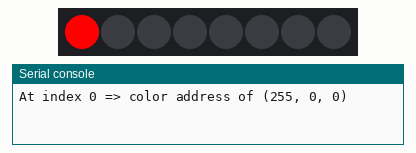
This program was run on a simulated ESP32 board running MicroPython. Shown: 8 RGB LEDs in strip order, left to right, the last lines printed to the serial console. At 105.0 s the program stops and its outputs stay as they are.

Above: at 0.1 s.
At 10.1 s:
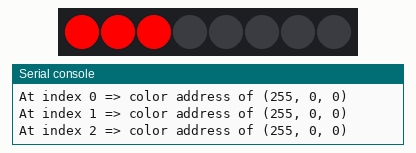
At 25.1 s:
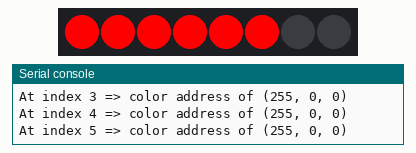
At 50.1 s:
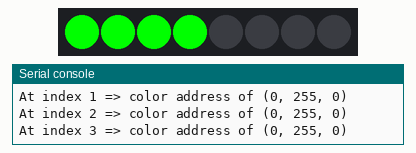
At 75.1 s:
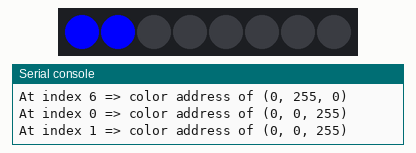
At 100.1 s:
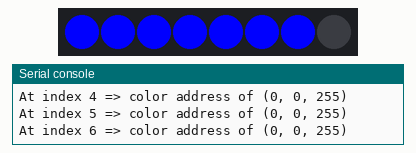
Timing chart, 0 to 106.5 s (numbered marks = the images above):
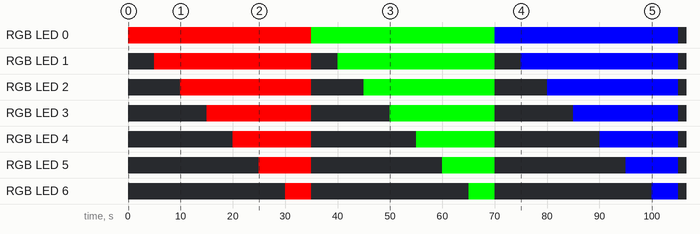

The program:

exercise5For7ringRGB.py
```python
# in this program data pin 0, Gnd and 5v on ws28112B was connected
#to  pin 26, Gnd and 5v of the esp32

from time import sleep
from machine import Pin, PWM
import neopixel


d2=Pin(26)
np = neopixel.NeoPixel(d2, 8)


def offlights():
    np[0] = (0,0,0)
    np[1] = (0,0,0)
    np[2] = (0,0,0)
    np[3] = (0,0,0)
    np[4] = (0,0,0)
    np[5] = (0,0,0)
    np[6] = (0,0,0)
    np.write()


def rgb(np):
    red=0
    green=0
    blue = 0
    color=255
    for cycle in range(0,3,1):
        if cycle == 1:
            red =0
            green =color
        elif cycle == 2:
            red=0
            green=0
            blue=color
        else:
            red=color
        for address in range(0,7,1):
             np[address] = (red, green, blue)# set
             print('At index {} => color address of {}'.format(address,np[address]))
             np.write()
             colors=0
             sleep(5)

        #off
        offlights()


#start
rgb(np)
```

Measured:
- by itself, RGB LED 0: off → RGB(255, 0, 0) at 0.00 s, → RGB(0, 255, 0) 35.0 s later, → RGB(0, 0, 255) 35.0 s later, → off 35.0 s later
- by itself, RGB LED 1: off → RGB(255, 0, 0) at 5.0 s, → off 30.0 s later, → RGB(0, 255, 0) 5.0 s later, → off 30.0 s later, … (6 changes in this stretch)
- by itself, RGB LED 6: off → RGB(255, 0, 0) at 30.0 s, → off 5.0 s later, → RGB(0, 255, 0) 30.0 s later, → off 5.0 s later, … (6 changes in this stretch)
- what the display in image 1 shows lasts 5.0 s, from 10.0 s to 15.0 s
